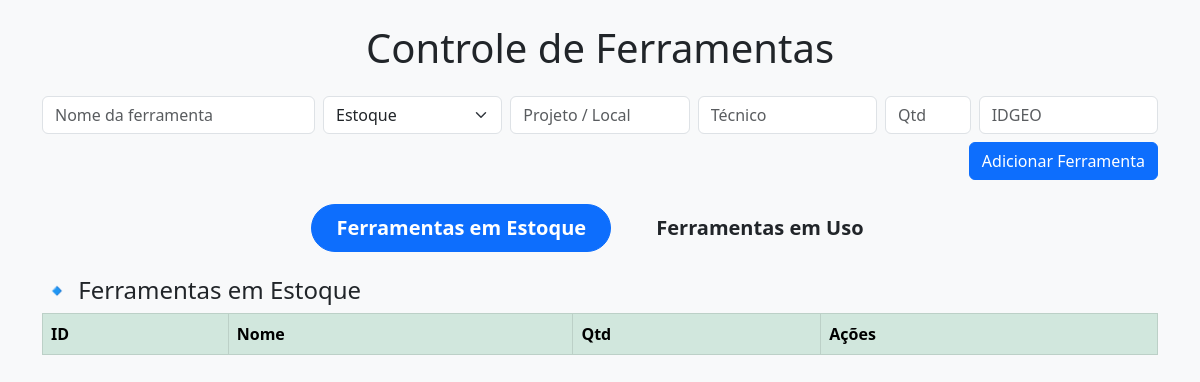
Before: / with the older database file.
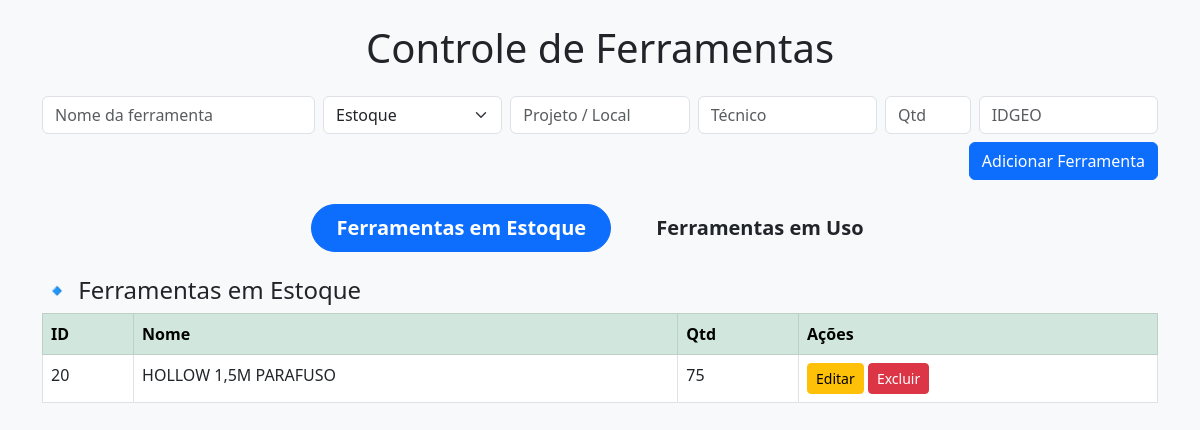
After: the same page with the newer database file.
### tables this page shows
CREATE TABLE ferramentas (
    id INTEGER PRIMARY KEY AUTOINCREMENT,
    nome TEXT NOT NULL,
    status TEXT NOT NULL,
    local TEXT NOT NULL,
    tecnico TEXT,
    quantidade INTEGER NOT NULL,
    idgeo TEXT
);

### app.py (the view)
@app.route('/')
def index():
    conn = get_db_connection()
    ferramentas_estoque = conn.execute('SELECT * FROM ferramentas WHERE status = "estoque"').fetchall()
    ferramentas_uso = conn.execute('SELECT * FROM ferramentas WHERE status = "uso"').fetchall()
    conn.close()
    return render_template('index.html', ferramentas_estoque=ferramentas_estoque, ferramentas_uso=ferramentas_uso)

### app.py (called while the page is built)
def get_db_connection():
    conn = sqlite3.connect('ferramentas.db')
    conn.row_factory = sqlite3.Row
    return conn

### templates/index.html (shortened to what this page needs)
<!DOCTYPE html>
<html lang="pt-br">
<head>
    <link href="https://cdn.jsdelivr.net/npm/bootstrap@5.3.0/dist/css/bootstrap.min.css" rel="stylesheet">
</head>
<body class="p-4 bg-light">
    <div class="container">
        <h1 class="mb-4 text-center">Controle de Ferramentas</h1>
        <form method="POST" action="/adicionar" class="row g-2 mb-4">
            <div class="col-md-3">
                <input name="nome" class="form-control" placeholder="Nome da ferramenta" required>
            </div>
            <div class="col-md-2">
                <select name="status" class="form-select" required>
                    <option value="estoque">Estoque</option>
                </select>
            </div>
            <div class="col-md-2">
                <input name="local" class="form-control" placeholder="Projeto / Local" required>
            </div>
            <div class="col-md-2">
                <input name="tecnico" class="form-control" placeholder="Técnico">
            </div>
            <div class="col-md-1">
                <input name="quantidade" type="number" class="form-control" placeholder="Qtd" min="1" required>
            </div>
            <div class="col-md-2">
                <input name="idgeo" class="form-control" placeholder="IDGEO">
            </div>
            <div class="col-md-12 text-end mt-2">
                <button class="btn btn-primary">Adicionar Ferramenta</button>
            </div>
        </form>
        <div class="text-center mb-4">
            <button id="btnEstoque" class="btn btn-primary btn-lg px-4 py-2 mx-2 rounded-pill fw-bold" onclick="mostrarAba('estoque')">
                 Ferramentas em Estoque
            </button>
            <button id="btnUso" class="btn btn-warning btn-lg px-4 py-2 mx-2 rounded-pill fw-bold" onclick="mostrarAba('uso')">
                Ferramentas em Uso
            </button>
        </div>
        <div id="estoque">
            <h4>🔹 Ferramentas em Estoque</h4>
            <table class="table table-bordered table-hover">
                <thead class="table-success">
                    <tr>
                        <th>ID</th>
                        <th>Nome</th>
                        <th>Qtd</th>
                        <th>Ações</th>
                    </tr>
                </thead>
                <tbody>
                    {% for ferramenta in ferramentas_estoque %}
                    <tr>
                        <td>{{ ferramenta.id }}</td>
                        <td>{{ ferramenta.nome }}</td>
                        <td>{{ ferramenta.quantidade }}</td>
                        <td>
                            <a href="/editar/{{ ferramenta.id }}" class="btn btn-warning btn-sm">Editar</a>
                            <a href="/deletar/{{ ferramenta.id }}" class="btn btn-danger btn-sm">Excluir</a>
                        </td>
                    </tr>
                    {% endfor %}
                </tbody>
            </table>
        </div>
    </div>
</body>
</html>

Changed rows visible on the page:
added ferramentas: id "20", nome "HOLLOW 1,5M PARAFUSO", quantidade "75"
